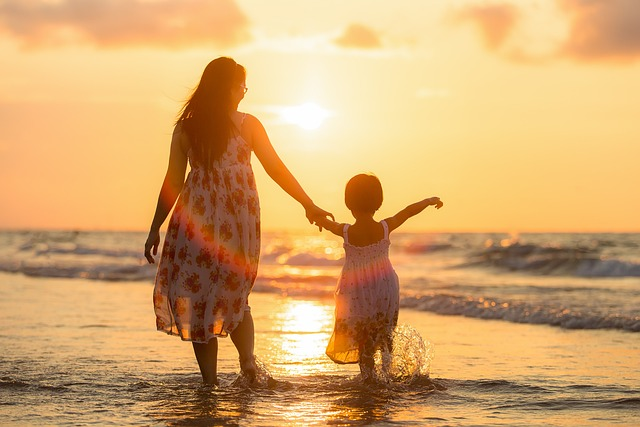
#> input picture assets/img/sample-images-main/images/image-2.jpg, 640 x 427 px
$ python basic-cv.py
#> lines starting #> are read from the running program, lines starting #| are printed output that depends on the picture; after the words box and inside, x2 and y2 are one past the last pixel; in counts of white or black regions, pixels touching at a corner belong together
import cv2 as cv
import numpy as np
import os

print("OpenCV version: ", cv.__version__)

print(os.getcwd())

# # load image 1
img1 = cv.imread('../../assets/img/sample-images-main/images/image-2.jpg')
#> img1 is the input picture: shape (427, 640, 3); mean B, G, R 109.7, 166.8, 212
cv.imshow('Image 1', img1)

# load video
cap = cv.VideoCapture('../../assets/videos/drummer.mp4')

#load live video webcam
capWebcam = cv.VideoCapture(0)
while True:
    isTrue, frame = cap.read()
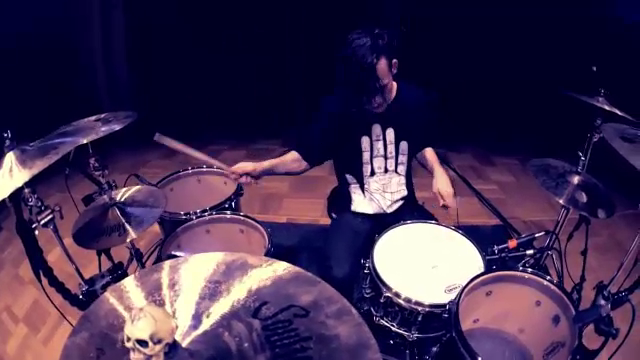
#> input picture frame 46 of assets/videos/drummer.mp4, 640 x 360 px
#> frame is the input picture: shape (360, 640, 3); mean B, G, R 80.3, 46.1, 64

    cv.imshow('Video', frame)
    if cv.waitKey(20) & 0xFF == ord('q'):
#> (key q is pressed here)
        break

    isTrueWebcam, frameWebcam = capWebcam.read()

    cv.imshow('Webcam Video', frameWebcam)
    if cv.waitKey(20) & 0xFF == ord('q'):
        break

cap.release()
capWebcam.release()
cv.destroyAllWindows()
cv.waitKey(0)

# make a function for resize image, video and webcam
def rescaleFrame(frame, scale):
#> called with scale = 0.5
    width = int(frame.shape[1] * scale)
#> width = 320
    height = int(frame.shape[0] * scale)
#> height = 213
    dimensions = (width, height)
#> dimensions = (320, 213)

    return cv.resize(frame, dimensions, interpolation=cv.INTER_AREA)

# resize image 1
img1_resized = rescaleFrame(img1, scale=0.5)
cv.imshow('Image 1 Resized', img1_resized)

# resize video
capResizeVideo = cv.VideoCapture('../../assets/videos/drummer.mp4')
capResizeWebcam = cv.VideoCapture(0)

while True:
    isTrue, frame = capResizeVideo.read()

    frame_resized = rescaleFrame(frame, scale=0.5)

    cv.imshow('Video Resized', frame_resized)
    if cv.waitKey(20) & 0xFF == ord('q'):
#> (key q is pressed here)
        break

# resize webcam
    isTrueWebcam, frameWebcam = capResizeWebcam.read()

    frameWebcam_resized = rescaleFrame(frameWebcam, scale=0.5)

    cv.imshow('Webcam Video Resized', frameWebcam_resized)
    if cv.waitKey(20) & 0xFF == ord('q'):
        break

capResizeVideo.release()
capResizeWebcam.release()
cv.destroyAllWindows()

# function for change resolution
def changeRes(cap, width, height):
    cap.set(3, width)
    cap.set(4, height)
    cap.set(10, 200)  # brightness
    return cap

# change resolution of webcam
capChangeResWebcam = cv.VideoCapture(0)
capChangeResWebcam = changeRes(capChangeResWebcam, 1366, 768)

while True:
    isTrueWebcam, frameWebcam = capChangeResWebcam.read()

    cv.imshow('Webcam Video Resized', frameWebcam)
    if cv.waitKey(20) & 0xFF == ord('q'):
#> (key q is pressed here)
        break

capChangeResWebcam.release()
cv.destroyAllWindows()

# draw anything on blank canvas
blank  = np.zeros((512, 512, 3), dtype=np.uint8)
cv.imshow('Blank', blank)

# draw a rectangle & circle
cv.rectangle(blank, (150, 100), (460, 400), (0, 255, 0), thickness=2)
cv.circle(blank, (250, 250), 40, (255, 0, 0), thickness=-1)
cv.line(blank, (155, 105), (250, 250), (0, 0, 255), thickness=3)
cv.imshow('Rectangle & Circle', blank)

# draw text
cv.putText(blank, 'TL-Vision OpenCV', (140, 100), cv.FONT_HERSHEY_SIMPLEX, 1, (255, 255, 0), thickness=2)
cv.imshow('Text', blank)
cv.waitKey(0)

# draw with mouse
drawing = False
mode = True

ix, iy = 0, 0

def draw_circle(event, x, y, flags, params):
    global ix, iy, drawing, mode

    if event == cv.EVENT_LBUTTONDOWN:
        drawing = True
        ix, iy = x, y

    elif event == cv.EVENT_MOUSEMOVE:
        if drawing == True:
            if mode == True:
                cv.rectangle(new_blank_canvas, (ix, iy), (x, y), (0, 0, 255), 1)
            else:
                cv.circle(new_blank_canvas, (x, y), 10, (0, 255, 0), -1)

    elif event == cv.EVENT_LBUTTONUP:
        drawing = False
        if mode == True:
            cv.rectangle(new_blank_canvas, (ix, iy), (x, y), (0, 0, 255), 1)
        else:
            cv.circle(new_blank_canvas, (x, y), 10, (0, 255, 0), -1)

new_blank_canvas = np.zeros((512, 512, 3), dtype=np.uint8)

while True:
    cv.imshow('Draw on Blank Canvas', new_blank_canvas)
    cv.setMouseCallback('Draw on Blank Canvas', draw_circle)
    chmod = cv.waitKey(1) & 0xFF
#> (key q is pressed here)
    if chmod == ord('m'):
        mode = not mode
    elif chmod == 27:
        break

    if cv.waitKey(1) & 0xFF == ord('q'):
#> (key q is pressed here)
        break

cv.destroyAllWindows()

# image transformation

# translation
def transMat(img, x, y):
    transMat = np.float32([[1,0,x], [0,1,y], [0,0,1]])
    dimensions = img.shape[1], img.shape[0]
    translated_img = cv.warpPerspective(img, transMat, dimensions)

    return translated_img

# load image for translation
img2 = cv.imread('../../assets/img/sample-images-main/images/image-3.jpg')
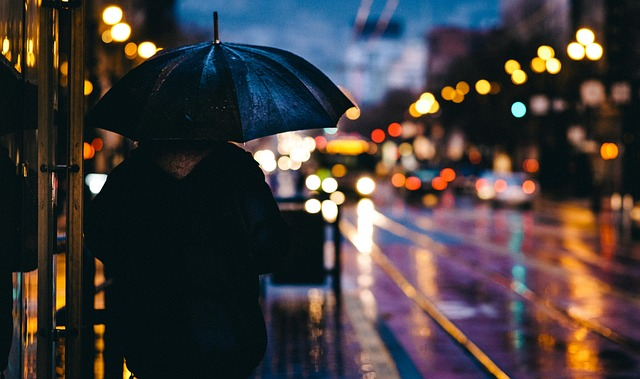
#> input picture assets/img/sample-images-main/images/image-3.jpg, 640 x 379 px
#> img2 is the input picture: shape (379, 640, 3); mean B, G, R 60.2, 60.4, 66.5
img2 = transMat(img2, 100, 100)
cv.imshow('Translated Image', img2)

# rotation
def rotateMat(img, angle, rotatePoint=None):
#> called with angle = 45
    if rotatePoint is None:
        rotatePoint = (img.shape[1] // 2, img.shape[0] // 2)
#> rotatePoint = (320, 189)

    rotateMat = cv.getRotationMatrix2D(rotatePoint, angle, 1.0)
    dimensions = img.shape[1], img.shape[0]
#> dimensions = (640, 379)
    rotated_img = cv.warpAffine(img, rotateMat, dimensions)

    return rotated_img

# load image for rotation
img3 = cv.imread('../../assets/img/sample-images-main/images/image-3.jpg')
img3 = rotateMat(img3, 45)
cv.imshow('Rotated Image', img3)

# resize
def rescaleFrame(frame, scale):
#> called with scale = 0.5
    width = int(frame.shape[1] * scale)
#> width = 320
    height = int(frame.shape[0] * scale)
#> height = 189
    dimensions = (width, height)
#> dimensions = (320, 189)

    return cv.resize(frame, dimensions, interpolation=cv.INTER_AREA)
#> returned value: shape (189, 320, 3)

# load image for resize
img3 = cv.imread('../../assets/img/sample-images-main/images/image-3.jpg')
img3_resized = rescaleFrame(img3, 0.5)
cv.imshow('Resized Image', img3_resized)

# flip
def flipMat(img, flipCode):
#> called with flipCode = 1
    flipped_img = cv.flip(img, flipCode)

    return flipped_img

# load image for flip
img3 = cv.imread('../../assets/img/sample-images-main/images/image-3.jpg')
img3_flipped = flipMat(img3, 1)
cv.imshow('Flipped Image', img3_flipped)

# crop
def cropMat(img, x, y, w, h):
#> called with x = 100, y = 100, w = 300, h = 300
    cropped_img = img[y:y+h, x:x+w]
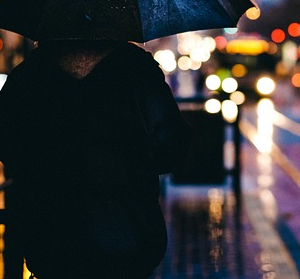
#> cropped_img: shape (279, 300, 3); mean B, G, R 52.5, 51.9, 52.1

    return cropped_img
# load image for crop

img3 = cv.imread('../../assets/img/sample-images-main/images/image-3.jpg')
img3_cropped = cropMat(img3, 100, 100, 300, 300)
cv.imshow('Cropped Image', img3_cropped)
cv.waitKey(0)

# contours

img5 = cv.imread('../../assets/img/sample-images-main/images/image-5.jpg')
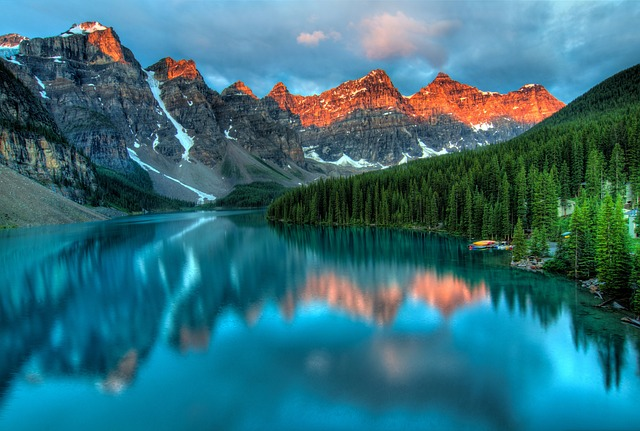
#> input picture assets/img/sample-images-main/images/image-5.jpg, 640 x 431 px
#> img5 is the input picture: shape (431, 640, 3); mean B, G, R 122.3, 110.7, 52.3
img5_gray = cv.cvtColor(img5, cv.COLOR_BGR2GRAY)
cv.imshow('Gray Image', img5_gray)

# canny edge detection
img5_canny = cv.Canny(img5_gray, 100, 200)
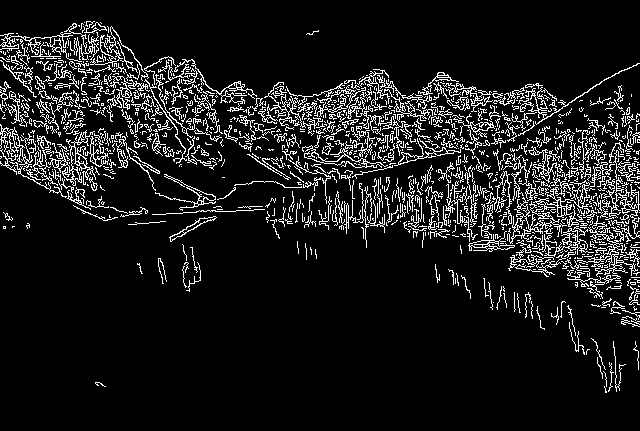
#> img5_canny: shape (431, 640); 10.4% white in thin lines or dots, all inside (x1, y1, x2, y2) = (0, 21, 640, 393)
cv.imshow('Canny Edge Detection', img5_canny)

# find contours
contours, hierarchy = cv.findContours(img5_canny, cv.RETR_LIST, cv.CHAIN_APPROX_NONE)
#> contours = 1606 contours, 1462 with area under 20; largest, box (x1, y1, x2, y2) and area: (533, 154, 590, 218) 728, (48, 130, 96, 186) 510, (0, 124, 36, 168) 346, (507, 197, 567, 246) 342, (542, 228, 594, 257) 309
print('Number of contours found canny: ', len(contours))
#| Number of contours found canny:  1606

# threshold
ret, threshold = cv.threshold(img5_gray, 127, 255, cv.THRESH_BINARY)
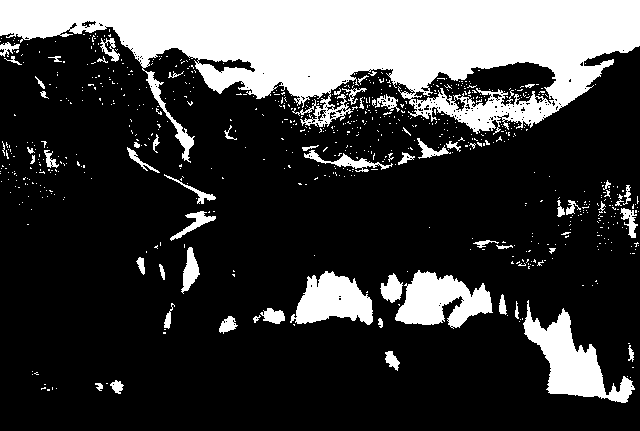
#> threshold: shape (431, 640); 23.8% white; 744 white regions (683 under 20 px)
cv.imshow('Threshold Image', threshold)
# find contours
contours, hierarchy = cv.findContours(threshold, cv.RETR_LIST, cv.CHAIN_APPROX_NONE)
#> contours = 994 contours, 938 with area under 20; largest, box (x1, y1, x2, y2) and area: (0, 0, 640, 163) 50796, (523, 300, 635, 403) 3971, (410, 61, 557, 108) 3774, (395, 270, 493, 329) 3233, (290, 271, 373, 325) 2712
print('Number of contours found thresh: ', len(contours))
#| Number of contours found thresh:  994

# blur
img5_blur = cv.GaussianBlur(img5_gray, (5, 5), 0)
cv.imshow('Blurred Image', img5_blur)

# draw contours
cv.drawContours(img5_blur, contours, -1, (0, 0, 255), 2)
#> img5_blur: shape (431, 640); min 0, max 252, mean 79.8
cv.imshow('Draw Contours', img5_blur)

# average blurr
average = cv.blur(img5_blur, (5, 5))
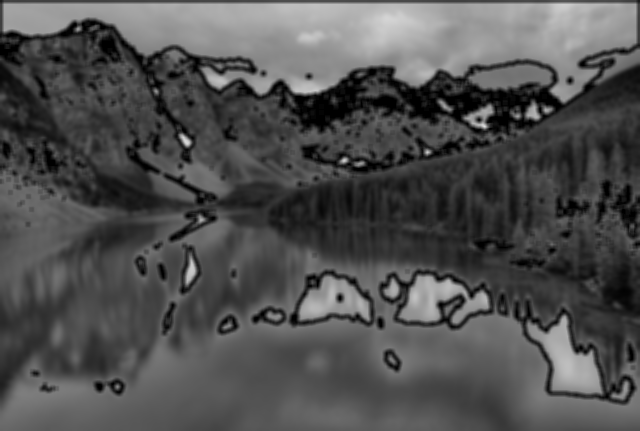
#> average: shape (431, 640); min 0, max 221, mean 79.9
cv.imshow('Average Blurr', average)

# median blurr
#> (the run stopped early here; a loop or call above may not have finished)
